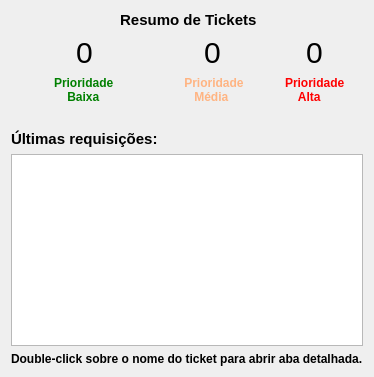
           <widget class="QWidget" name="page_projetos">
            <layout class="QGridLayout" name="gridLayout_6">
             <item row="2" column="2" alignment="Qt::AlignHCenter|Qt::AlignVCenter">
              <widget class="QLabel" name="alta_prioridade">
               <property name="styleSheet">
                <string notr="true">font-size: 30px;</string>
               </property>
               <property name="text">
                <string>0</string>
               </property>
              </widget>
             </item>
             <item row="6" column="0" colspan="3">
              <layout class="QGridLayout" name="gridLayout_11">
               <item row="0" column="0">
                <widget class="QTableWidget" name="lista_ultimasreq">
                 <property name="maximumSize">
                  <size>
                   <width>950</width>
                   <height>16777215</height>
                  </size>
                 </property>
                </widget>
               </item>
               <item row="1" column="0" alignment="Qt::AlignHCenter|Qt::AlignVCenter">
                <widget class="QLabel" name="label_48">
                 <property name="styleSheet">
                  <string notr="true">font-weight: bold;</string>
                 </property>
                 <property name="text">
                  <string>Double-click sobre o nome do ticket para abrir aba detalhada.</string>
                 </property>
                </widget>
               </item>
              </layout>
             </item>
             <item row="3" column="0" alignment="Qt::AlignHCenter|Qt::AlignVCenter">
              <widget class="QLabel" name="label_baixo">
               <property name="styleSheet">
                <string notr="true">font-weight:bold;
color:green;</string>
               </property>
               <property name="text">
                <string>Prioridade
    Baixa</string>
               </property>
              </widget>
             </item>
             <item row="3" column="2" alignment="Qt::AlignHCenter|Qt::AlignVCenter">
              <widget class="QLabel" name="label_alto">
               <property name="styleSheet">
                <string notr="true">font-weight:bold;
color:red;</string>
               </property>
               <property name="text">
                <string>Prioridade
    Alta</string>
               </property>
              </widget>
             </item>
             <item row="2" column="0" alignment="Qt::AlignHCenter|Qt::AlignVCenter">
              <widget class="QLabel" name="baixa_prioridade">
               <property name="styleSheet">
                <string notr="true">font-size: 30px;</string>
               </property>
               <property name="text">
                <string>0</string>
               </property>
              </widget>
             </item>
             <item row="3" column="1" alignment="Qt::AlignHCenter|Qt::AlignVCenter">
              <widget class="QLabel" name="label_medio">
               <property name="styleSheet">
                <string notr="true">font-weight:bold;
color:rgb(255, 180, 130);</string>
               </property>
               <property name="text">
                <string> Prioridade
    Média</string>
               </property>
              </widget>
             </item>
             <item row="5" column="0">
              <layout class="QGridLayout" name="gridLayout_10">
               <item row="0" column="0" alignment="Qt::AlignHCenter|Qt::AlignVCenter">
                <widget class="QLabel" name="label_2">
                 <property name="styleSheet">
                  <string notr="true">font-weight:bold;
font-size:15px;</string>
                 </property>
                 <property name="text">
                  <string>Últimas requisições:</string>
                 </property>
                </widget>
               </item>
              </layout>
             </item>
             <item row="1" column="0" colspan="3" alignment="Qt::AlignHCenter|Qt::AlignVCenter">
              <widget class="QLabel" name="label_tickets">
               <property name="styleSheet">
                <string notr="true">font-size: 15px;
font-weight:bold;</string>
               </property>
               <property name="text">
                <string> Resumo de Tickets</string>
               </property>
              </widget>
             </item>
             <item row="2" column="1" alignment="Qt::AlignHCenter|Qt::AlignVCenter">
              <widget class="QLabel" name="media_prioridade">
               <property name="styleSheet">
                <string notr="true">font-size: 30px;</string>
               </property>
               <property name="text">
                <string>0</string>
               </property>
              </widget>
             </item>
             <item row="4" column="0">
              <spacer name="verticalSpacer_38">
               <property name="orientation">
                <enum>Qt::Vertical</enum>
               </property>
               <property name="sizeType">
                <enum>QSizePolicy::Fixed</enum>
               </property>
               <property name="sizeHint" stdset="0">
                <size>
                 <width>20</width>
                 <height>20</height>
                </size>
               </property>
              </spacer>
             </item>
            </layout>
           </widget>
